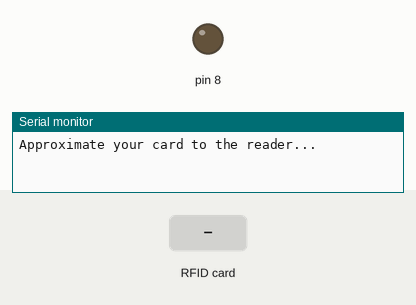
The sketch below on a simulated Arduino Uno, built with avr-gcc and run on an emulated ATmega328P. On the bench: output pins drawn as LEDs (lit = HIGH), the last lines printed to the serial monitor. Inputs (shaded band) come from the test bench. Pins used as bus, display or sensor lines are not drawn.

Above: at 1.2 s.
1.3 s: RFID card C3 3D D5 16 held to the reader
At 1.7 s:
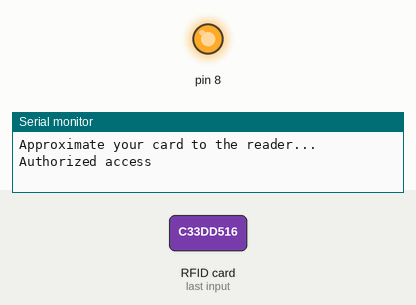
2.8 s: RFID card 5E 7A 19 C4 held to the reader
At 3.1 s:
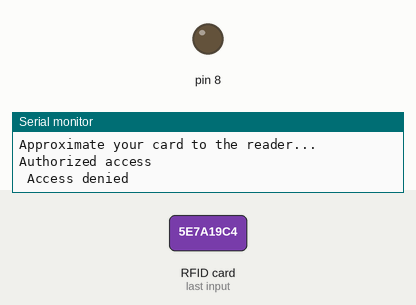
Timing chart, 0 to 5.8 s (numbered marks = the images above; inputs shaded):
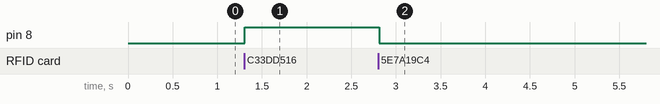

The sketch:

ATEMGA.ino
```cpp
 #include <SPI.h>
#include <MFRC522.h>

#define SS_PIN 10
#define RST_PIN 9
MFRC522 mfrc522(SS_PIN, RST_PIN);   // Create MFRC522 instance.
int i=1;
void setup()
{ pinMode(8,OUTPUT);
   Serial.begin(9600);   // Initiate a serial communication
  SPI.begin();      // Initiate  SPI bus
  mfrc522.PCD_Init();   // Initiate MFRC522
  Serial.println("Approximate your card to the reader...");
  Serial.println();


}
void loop()
{
  // Look for new cards
  if ( ! mfrc522.PICC_IsNewCardPresent())
  {
    return;
  }
  // Select one of the cards
  if ( ! mfrc522.PICC_ReadCardSerial())
  {
    return;
  }
  //Show UID on serial monitor
  //Serial.print("UID tag :");
  String content= "";
  byte letter;
  for (byte i = 0; i < mfrc522.uid.size; i++)
  {
     //Serial.print(mfrc522.uid.uidByte[i] < 0x10 ? " 0" : " ");
     //Serial.print(mfrc522.uid.uidByte[i], HEX);
     content.concat(String(mfrc522.uid.uidByte[i] < 0x10 ? " 0" : " "));
     content.concat(String(mfrc522.uid.uidByte[i], HEX));
  }
  Serial.println();

  content.toUpperCase();
  if (content.substring(1) == "C3 3D D5 16") //change here the UID of the card/cards that you want to give access
  {if (i==1){
    Serial.println("Authorized access");
    digitalWrite(8,HIGH);


    i=0;
  }
    }

 else   {
    Serial.println(" Access denied");

   digitalWrite(8,LOW);

    i=1;

  }
}
```

1.c
```cpp

```

2.c
```cpp

```

Measured:
- after the input at 1.3 s, pin 8: LOW → HIGH at once
- after the input at 2.8 s, pin 8: HIGH → LOW at once
